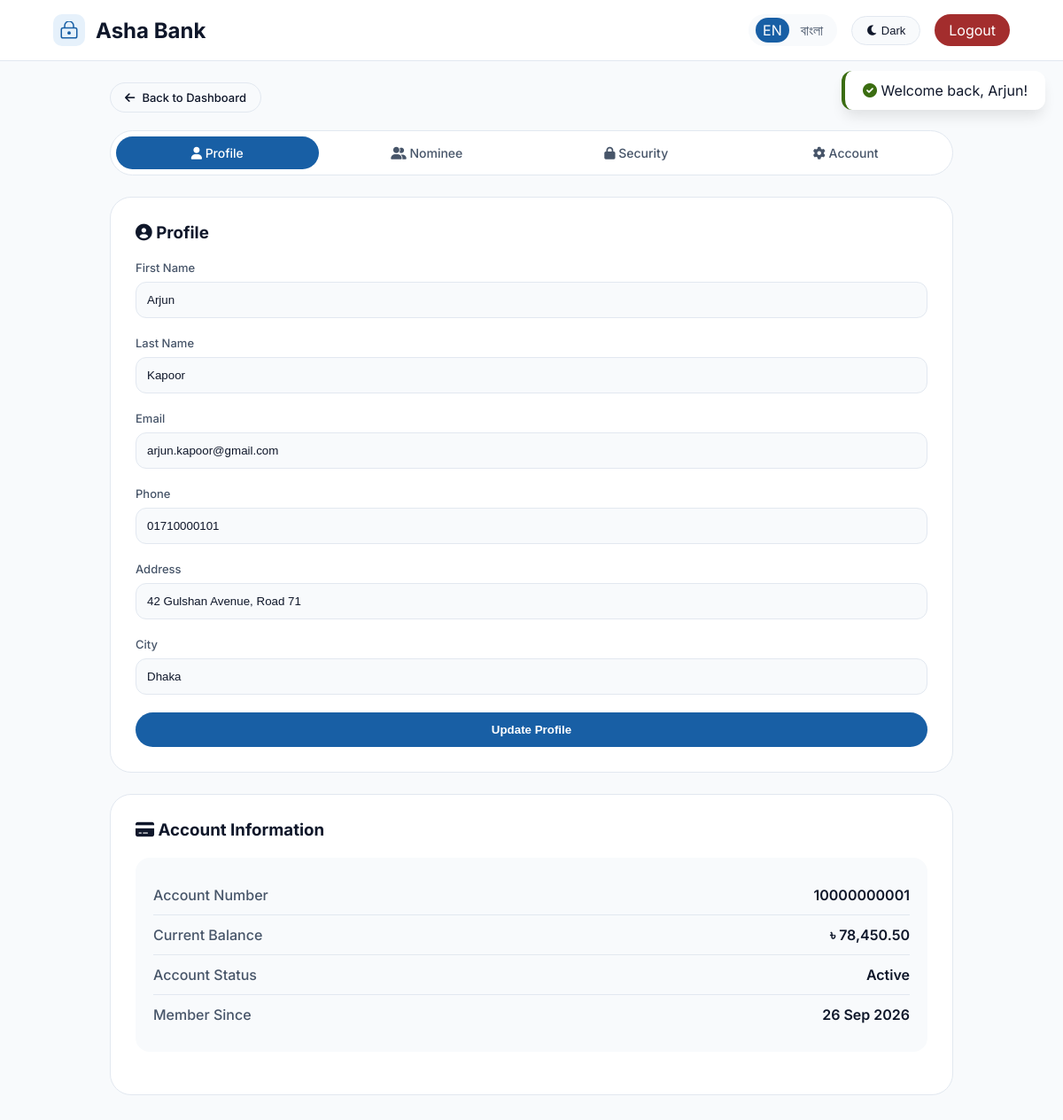
The app's page /v1.0/profile.php (signed in) with its own data.
### tables this page shows
CREATE TABLE ACCOUNT (
    AccountNumber BIGINT PRIMARY KEY,
    ProductID INT NOT NULL,
    CustomerID INT NOT NULL,
    BranchID INT NOT NULL,
    OpeningDate DATE NOT NULL,
    AvailableBalance DECIMAL(15,2) DEFAULT 0.00,
    AccountStatus ENUM('Active','Dormant','Frozen','Closed') DEFAULT 'Active',
    CreatedAt DATETIME DEFAULT CURRENT_TIMESTAMP,
    FOREIGN KEY (ProductID) REFERENCES ACCOUNTPRODUCT(ProductID),
    FOREIGN KEY (CustomerID) REFERENCES CUSTOMER(CustomerID) ON DELETE CASCADE,
    FOREIGN KEY (BranchID) REFERENCES BRANCH(BranchID)
);

CREATE TABLE CUSTOMER (
    CustomerID INT AUTO_INCREMENT PRIMARY KEY,
    FirstName VARCHAR(100) NOT NULL,
    LastName VARCHAR(100) NOT NULL,
    DateOfBirth DATE,
    Gender ENUM('Male','Female','Other'),
    Email VARCHAR(150) UNIQUE,
    Phone VARCHAR(20),
    Address VARCHAR(255),
    City VARCHAR(100),
    NationalID VARCHAR(50) UNIQUE,
    CustomerCategoryID INT DEFAULT 1,
    PrimaryBranchID INT DEFAULT 1,
    RelationshipManagerID INT NULL,
    CreatedAt DATETIME DEFAULT CURRENT_TIMESTAMP,
    IsActive TINYINT(1) DEFAULT 1,
    ReferralCode VARCHAR(20) UNIQUE,
    ReferredBy INT NULL,
    FOREIGN KEY (CustomerCategoryID) REFERENCES CUSTOMERCATEGORY(CategoryID) ON DELETE SET NULL,
    FOREIGN KEY (PrimaryBranchID) REFERENCES BRANCH(BranchID) ON DELETE SET NULL,
    FOREIGN KEY (RelationshipManagerID) REFERENCES EMPLOYEE(EmployeeID) ON DELETE SET NULL
);

### v1.0/config/language.php (called while the page is built, shortened)
<?php
function __($key) {
    global $lang;
    $current_lang = $_SESSION['language'] ?? 'en';
    return $lang[$current_lang][$key] ?? $key;
}
function current_lang() {
    return $_SESSION['language'] ?? 'en';
}
?>

### v1.0/config/db.php (called while the page is built, shortened)
<?php
function formatBDT($amount) {
    return '৳ ' . number_format($amount, 2);
}
function getAccountStatusMessage($pdo, $userId) {
    $stmt = $pdo->prepare("SELECT c.IsActive, a.AccountStatus FROM CUSTOMER c JOIN ACCOUNT a ON c.CustomerID = a.CustomerID WHERE c.CustomerID = ?");
    $stmt->execute([$userId]);
    $result = $stmt->fetch();
    return null;
}
function getToast() {
    if (isset($_SESSION['toast'])) {
        $toast = $_SESSION['toast'];
        return $toast;
    }
    return null;
}
?>

### v1.0/profile.php (the view, shortened to what this page needs)
<?php
require_once 'config/db.php';
require_once 'config/language.php';
$userId = $_SESSION['user_id'];
$statusMessage = getAccountStatusMessage($pdo, $userId);
$accountActive = ($statusMessage === null);
$stmt = $pdo->prepare("SELECT c.*, a.AccountNumber, a.AvailableBalance, a.AccountStatus
                       FROM CUSTOMER c
                       LEFT JOIN ACCOUNT a ON c.CustomerID = a.CustomerID
                       WHERE c.CustomerID = ?");
$stmt->execute([$userId]);
$userData = $stmt->fetch();
$tab = $_GET['tab'] ?? 'profile';
?>
<!DOCTYPE html>
<html lang="<?= current_lang() ?>">
<head>
    <link rel="stylesheet" href="https://cdnjs.cloudflare.com/ajax/libs/font-awesome/6.0.0-beta3/css/all.min.css">
</head>
<body>
    <nav class="navbar">
        <div class="logo">
            <div class="logo-icon">
                <svg width="20" height="20" viewBox="0 0 16 16" fill="none">
                    <rect x="1" y="6" width="14" height="9" rx="1.5" fill="none" stroke="var(--accent)" stroke-width="1.2"/>
                    <path d="M4 6V4a4 4 0 0 1 8 0v2" stroke="var(--accent)" stroke-width="1.2"/>
                    <circle cx="8" cy="10.5" r="1.5" fill="var(--accent)"/>
                </svg>
            </div>
            <h2>Asha Bank</h2>
        </div>
        <div class="navbar-right">
            <div class="language-switcher" style="display: flex; gap: 5px; background: var(--bg-secondary); padding: 4px 8px; border-radius: 40px;">
                <a href="?lang=en" style="text-decoration: none; padding: 4px 8px; border-radius: 30px; <?= (current_lang() == 'en') ? 'background: var(--accent); color: white;' : 'color: var(--text-secondary);' ?>">EN</a>
                <a href="?lang=bn" style="text-decoration: none; padding: 4px 8px; border-radius: 30px; <?= (current_lang() == 'bn') ? 'background: var(--accent); color: white;' : 'color: var(--text-secondary);' ?>">বাংলা</a>
            </div>
            <button class="theme-toggle" id="themeToggle"><i class="fas fa-moon"></i> Dark</button>
            <a href="logout.php" style="background: var(--danger); color: white; padding: 8px 16px; border-radius: 40px; text-decoration: none;"><?= __('logout') ?></a>
        </div>
    </nav>
    <div class="container">
        <div class="back-button-container">
            <a href="dashboard.php" class="back-button"><i class="fas fa-arrow-left"></i> <?= __('back_to_dashboard') ?></a>
        </div>
        <div class="tabs">
            <div class="tab <?= $tab == 'profile' ? 'active' : '' ?>" data-tab="profile"><i class="fas fa-user"></i> <?= __('profile') ?></div>
            <div class="tab <?= $tab == 'nominee' ? 'active' : '' ?>" data-tab="nominee"><i class="fas fa-user-friends"></i> <?= __('nominee') ?></div>
            <div class="tab <?= $tab == 'security' ? 'active' : '' ?>" data-tab="security"><i class="fas fa-lock"></i> Security</div>
            <div class="tab <?= $tab == 'account' ? 'active' : '' ?>" data-tab="account"><i class="fas fa-cog"></i> Account</div>
        </div>
        <div id="profileTab" class="tab-content <?= $tab == 'profile' ? 'active' : '' ?>">
            <div class="glass-card">
                <h3 style="margin-bottom: 20px;"><i class="fas fa-user-circle"></i> <?= __('profile') ?></h3>
                <form method="POST">
                    <div class="form-group">
                        <label>First Name</label>
                        <input type="text" name="first_name" value="<?= htmlspecialchars($userData['FirstName'] ?? '') ?>" <?= !$accountActive ? 'disabled' : '' ?> required>
                    </div>
                    <div class="form-group">
                        <label>Last Name</label>
                        <input type="text" name="last_name" value="<?= htmlspecialchars($userData['LastName'] ?? '') ?>" <?= !$accountActive ? 'disabled' : '' ?> required>
                    </div>
                    <div class="form-group">
                        <label>Email</label>
                        <input type="email" name="email" value="<?= htmlspecialchars($userData['Email'] ?? '') ?>" <?= !$accountActive ? 'disabled' : '' ?> required>
                    </div>
                    <div class="form-group">
                        <label>Phone</label>
                        <input type="tel" name="phone" value="<?= htmlspecialchars($userData['Phone'] ?? '') ?>" <?= !$accountActive ? 'disabled' : '' ?> required>
                    </div>
                    <div class="form-group">
                        <label>Address</label>
                        <input type="text" name="address" value="<?= htmlspecialchars($userData['Address'] ?? '') ?>" <?= !$accountActive ? 'disabled' : '' ?>>
                    </div>
                    <div class="form-group">
                        <label>City</label>
                        <input type="text" name="city" value="<?= htmlspecialchars($userData['City'] ?? '') ?>" <?= !$accountActive ? 'disabled' : '' ?>>
                    </div>
                    <button type="submit" name="update_profile" class="btn btn-primary" <?= !$accountActive ? 'disabled' : '' ?>>
                        <?= __('update_profile') ?>
                    </button>
                </form>
            </div>
            <div class="glass-card">
                <h3 style="margin-bottom: 20px;"><i class="fas fa-credit-card"></i> Account Information</h3>
                <div class="info-box">
                    <div class="info-row"><span class="info-label">Account Number</span><span class="info-value"><?= htmlspecialchars($userData['AccountNumber'] ?? 'N/A') ?></span></div>
                    <div class="info-row"><span class="info-label">Current Balance</span><span class="info-value"><?= formatBDT($userData['AvailableBalance'] ?? 0) ?></span></div>
                    <div class="info-row"><span class="info-label">Account Status</span><span class="info-value"><?= htmlspecialchars($userData['AccountStatus'] ?? 'Active') ?></span></div>
                    <div class="info-row"><span class="info-label">Member Since</span><span class="info-value"><?= date('d M Y', strtotime($userData['CreatedAt'] ?? 'now')) ?></span></div>
                </div>
            </div>
        </div>
    </div>
    <div id="toastContainer">
        <?php $toast = getToast(); if($toast): ?>
            <div style="position: fixed; top: 80px; right: 20px; background: var(--bg-primary); border-left: 4px solid var(--success); padding: 12px 20px; border-radius: 12px; box-shadow: var(--shadow-lg); z-index: 1000;">
                <i class="fas fa-check-circle" style="color: var(--success);"></i> <?= htmlspecialchars($toast['message']) ?>
            </div>
        <?php endif; ?>
    </div>
</body>
</html>

### v1.0/profile.php (style rules this page uses)
* { margin: 0; padding: 0; box-sizing: border-box; }
:root { --font-sans: 'Inter', sans-serif; --bg-primary: #FFFFFF; --bg-secondary: #F8FAFC; --text-primary: #0F172A; --text-secondary: #475569; --text-tertiary: #94A3B8; --border-color: #E2E8F0; --accent: #185FA5; --accent-dark: #0C447C; --accent-bg: #E6F1FB; --accent-text: #0C447C; --success: #3B6D11; --success-bg: #EAF3DE; --danger: #A32D2D; --danger-bg: #FCEBEB; --warning: #BA7517; --shadow-md: 0 4px 6px -1px rgba(0, 0, 0, 0.1); --shadow-lg: 0 10px 15px -3px rgba(0, 0, 0, 0.1); }
body { font-family: var(--font-sans); background: var(--bg-secondary); color: var(--text-primary); transition: all 0.3s ease; }
.navbar { background: var(--bg-primary); border-bottom: 1px solid var(--border-color); padding: 16px 5%; display: flex; justify-content: space-between; align-items: center; flex-wrap: wrap; gap: 12px; }
.logo { display: flex; align-items: center; gap: 12px; }
.logo-icon { width: 36px; height: 36px; background: var(--accent-bg); border-radius: 10px; display: flex; align-items: center; justify-content: center; }
.logo-icon svg { width: 20px; height: 20px; }
.navbar-right { display: flex; align-items: center; gap: 16px; flex-wrap: wrap; }
.back-button { display: inline-flex; align-items: center; gap: 8px; background: var(--bg-secondary); border: 1px solid var(--border-color); border-radius: 40px; padding: 8px 16px; text-decoration: none; color: var(--text-primary); font-size: 13px; font-weight: 500; transition: all 0.2s; margin-bottom: 20px; }
.theme-toggle { background: var(--bg-secondary); border: 1px solid var(--border-color); border-radius: 40px; padding: 8px 16px; cursor: pointer; font-size: 13px; transition: all 0.2s; color: var(--text-primary); }
.container { max-width: 1000px; margin: 0 auto; padding: 24px; }
.tabs { display: flex; gap: 8px; background: var(--bg-primary); border: 1px solid var(--border-color); border-radius: 60px; padding: 6px; margin-bottom: 24px; }
.tab { flex: 1; text-align: center; padding: 10px; border-radius: 40px; cursor: pointer; transition: all 0.2s; font-weight: 500; font-size: 14px; color: var(--text-secondary); }
.tab.active { background: var(--accent); color: white; }
.tab-content { display: none; }
.tab-content.active { display: block; }
.glass-card { background: var(--bg-primary); border: 1px solid var(--border-color); border-radius: 24px; padding: 28px; margin-bottom: 24px; }
.form-group { margin-bottom: 20px; }
.form-group label { display: block; margin-bottom: 8px; font-weight: 500; font-size: 13px; color: var(--text-secondary); }
.form-group input { width: 100%; padding: 12px; border: 1px solid var(--border-color); border-radius: 12px; background: var(--bg-secondary); color: var(--text-primary); outline: none; }
.btn { padding: 12px 24px; border-radius: 40px; border: none; font-weight: 600; cursor: pointer; transition: all 0.2s; }
.btn-primary { background: var(--accent); color: white; width: 100%; }
.info-box { background: var(--bg-secondary); border-radius: 16px; padding: 20px; margin-bottom: 20px; }
.info-row { display: flex; justify-content: space-between; padding: 12px 0; border-bottom: 1px solid var(--border-color); }
.info-row:last-child { border-bottom: none; }
.info-label { font-weight: 500; color: var(--text-secondary); }
.info-value { font-weight: 600; color: var(--text-primary); }

### records on screen
account: first_name "Arjun", last_name "Kapoor", email "arjun.kapoor@gmail.com", phone "01710000101", address "42 Gulshan Avenue, Road 71", city "Dhaka", AccountNumber "10000000001", AvailableBalance "৳ 78,450.50", AccountStatus "Active", CustomerID.CreatedAt "26 Sep 2026"

### other values on screen
__('logout') "Logout"
__('back_to_dashboard') "Back to Dashboard"
__('profile') "Profile"
__('nominee') "Nominee"
__('update_profile') "Update Profile"
$toast['message'] "Welcome back, Arjun!"
